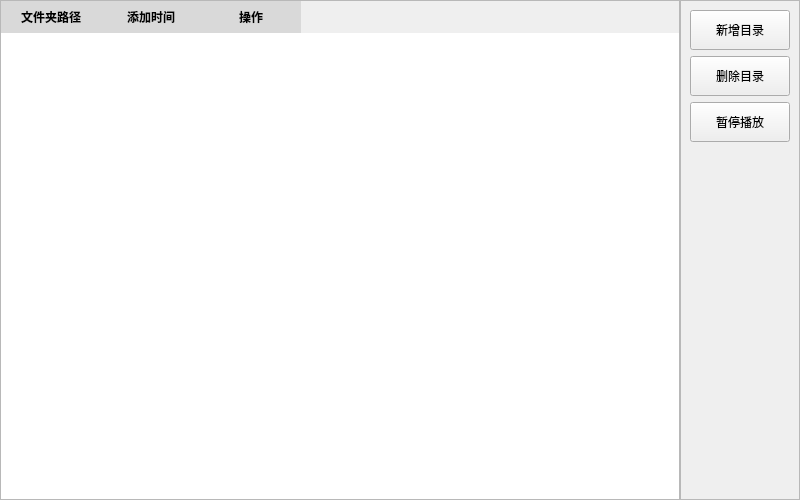
<?xml version="1.0" encoding="UTF-8"?>
<ui version="4.0">
 <class>wallpaper</class>
 <widget class="QWidget" name="wallpaper">
  <property name="geometry">
   <rect>
    <x>0</x>
    <y>0</y>
    <width>800</width>
    <height>500</height>
   </rect>
  </property>
  <property name="windowTitle">
   <string>wallpaper</string>
  </property>
  <layout class="QVBoxLayout" name="verticalLayout">
   <property name="spacing">
    <number>0</number>
   </property>
   <property name="leftMargin">
    <number>0</number>
   </property>
   <property name="topMargin">
    <number>0</number>
   </property>
   <property name="rightMargin">
    <number>0</number>
   </property>
   <property name="bottomMargin">
    <number>0</number>
   </property>
   <item>
    <layout class="QHBoxLayout" name="horizontalLayout" stretch="6,1">
     <item>
      <widget class="TableWidget" name="tableWidget_dirs_path">
       <property name="styleSheet">
        <string notr="true">QTableWidget {
    gridline-color: #eee;
    selection-background-color: #e3f2fd;
    selection-color: #333; /* 选中单元格的字体颜色 */
    color: #555; /* 默认字体颜色（未选中状态） */
    font-family: &quot;Microsoft YaHei&quot;, sans-serif; /* 可选：设置字体 */
    font-size: 12px; /* 可选：设置字体大小 */
}
QHeaderView::section {
	background-color: rgb(217, 217, 217);
	color: black;
	font-weight:bold;
	border: none;
	padding: 5px;
}</string>
       </property>
       <column>
        <property name="text">
         <string>文件夹路径</string>
        </property>
       </column>
       <column>
        <property name="text">
         <string>添加时间</string>
        </property>
       </column>
       <column>
        <property name="text">
         <string>操作</string>
        </property>
       </column>
      </widget>
     </item>
     <item>
      <widget class="QScrollArea" name="scrollArea_options">
       <property name="minimumSize">
        <size>
         <width>120</width>
         <height>0</height>
        </size>
       </property>
       <property name="widgetResizable">
        <bool>true</bool>
       </property>
       <widget class="QWidget" name="scrollAreaWidgetContents">
        <property name="geometry">
         <rect>
          <x>0</x>
          <y>0</y>
          <width>118</width>
          <height>496</height>
         </rect>
        </property>
        <layout class="QVBoxLayout" name="verticalLayout_2">
         <item>
          <widget class="PrimaryPushButton" name="pushButton_add">
           <property name="minimumSize">
            <size>
             <width>0</width>
             <height>40</height>
            </size>
           </property>
           <property name="text">
            <string>新增目录</string>
           </property>
          </widget>
         </item>
         <item>
          <widget class="PrimaryPushButton" name="pushButton_del">
           <property name="minimumSize">
            <size>
             <width>0</width>
             <height>40</height>
            </size>
           </property>
           <property name="text">
            <string>删除目录</string>
           </property>
          </widget>
         </item>
         <item>
          <widget class="PrimaryPushButton" name="pushButton_pause">
           <property name="minimumSize">
            <size>
             <width>0</width>
             <height>40</height>
            </size>
           </property>
           <property name="text">
            <string>暂停播放</string>
           </property>
          </widget>
         </item>
         <item>
          <spacer name="verticalSpacer">
           <property name="orientation">
            <enum>Qt::Orientation::Vertical</enum>
           </property>
           <property name="sizeHint" stdset="0">
            <size>
             <width>20</width>
             <height>40</height>
            </size>
           </property>
          </spacer>
         </item>
        </layout>
       </widget>
      </widget>
     </item>
    </layout>
   </item>
  </layout>
 </widget>
 <customwidgets>
  <customwidget>
   <class>PrimaryPushButton</class>
   <extends>QPushButton</extends>
   <header>qfluentwidgets.components.widgets</header>
  </customwidget>
  <customwidget>
   <class>TableWidget</class>
   <extends>QTableWidget</extends>
   <header>qfluentwidgets.components.widgets.table_view</header>
  </customwidget>
 </customwidgets>
 <resources>
  <include location="../../../res.qrc"/>
 </resources>
 <connections/>
</ui>
